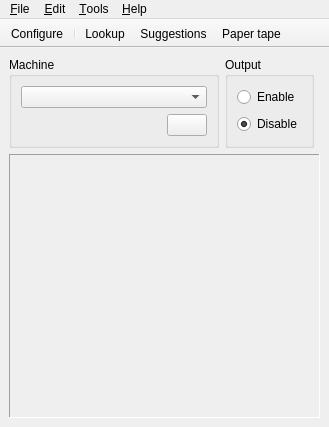
<?xml version="1.0" encoding="UTF-8"?>
<ui version="4.0">
 <class>MainWindow</class>
 <widget class="QMainWindow" name="MainWindow">
  <property name="enabled">
   <bool>true</bool>
  </property>
  <property name="geometry">
   <rect>
    <x>0</x>
    <y>0</y>
    <width>329</width>
    <height>427</height>
   </rect>
  </property>
  <property name="minimumSize">
   <size>
    <width>250</width>
    <height>0</height>
   </size>
  </property>
  <property name="windowTitle">
   <string notr="true">Plover</string>
  </property>
  <property name="windowIcon">
   <iconset resource="resources/resources.qrc">
    <normaloff>:/plover.png</normaloff>:/plover.png</iconset>
  </property>
  <widget class="QWidget" name="centralwidget">
   <property name="sizePolicy">
    <sizepolicy hsizetype="MinimumExpanding" vsizetype="MinimumExpanding">
     <horstretch>0</horstretch>
     <verstretch>0</verstretch>
    </sizepolicy>
   </property>
   <property name="minimumSize">
    <size>
     <width>0</width>
     <height>0</height>
    </size>
   </property>
   <layout class="QGridLayout" name="gridLayout">
    <item row="0" column="0">
     <widget class="QGroupBox" name="groupBox">
      <property name="sizePolicy">
       <sizepolicy hsizetype="MinimumExpanding" vsizetype="Preferred">
        <horstretch>0</horstretch>
        <verstretch>0</verstretch>
       </sizepolicy>
      </property>
      <property name="title">
       <string>Machine</string>
      </property>
      <layout class="QGridLayout" name="gridLayout_2">
       <item row="2" column="0">
        <widget class="QLabel" name="machine_state">
         <property name="text">
          <string/>
         </property>
        </widget>
       </item>
       <item row="2" column="1">
        <widget class="QPushButton" name="reconnect">
         <property name="sizePolicy">
          <sizepolicy hsizetype="Fixed" vsizetype="Fixed">
           <horstretch>0</horstretch>
           <verstretch>0</verstretch>
          </sizepolicy>
         </property>
         <property name="toolTip">
          <string>Disconnect and reconnect the machine.</string>
         </property>
         <property name="text">
          <string/>
         </property>
         <property name="icon">
          <iconset resource="resources/resources.qrc">
           <normaloff>:/reconnect.svg</normaloff>:/reconnect.svg</iconset>
         </property>
        </widget>
       </item>
       <item row="0" column="0" colspan="2">
        <widget class="QComboBox" name="machine_type">
         <property name="sizePolicy">
          <sizepolicy hsizetype="Expanding" vsizetype="Fixed">
           <horstretch>0</horstretch>
           <verstretch>0</verstretch>
          </sizepolicy>
         </property>
        </widget>
       </item>
      </layout>
     </widget>
    </item>
    <item row="2" column="0" colspan="3">
     <widget class="QScrollArea" name="scroll_area">
      <property name="frameShape">
       <enum>QFrame::Panel</enum>
      </property>
      <property name="widgetResizable">
       <bool>true</bool>
      </property>
      <widget class="QWidget" name="dictionaries">
       <property name="geometry">
        <rect>
         <x>0</x>
         <y>0</y>
         <width>311</width>
         <height>233</height>
        </rect>
       </property>
      </widget>
     </widget>
    </item>
    <item row="0" column="1">
     <widget class="QGroupBox" name="groupBox">
      <property name="sizePolicy">
       <sizepolicy hsizetype="Minimum" vsizetype="Preferred">
        <horstretch>0</horstretch>
        <verstretch>0</verstretch>
       </sizepolicy>
      </property>
      <property name="title">
       <string>Output</string>
      </property>
      <layout class="QGridLayout" name="gridLayout_3">
       <item row="0" column="0">
        <widget class="QRadioButton" name="output_enable">
         <property name="text">
          <string>Enable</string>
         </property>
        </widget>
       </item>
       <item row="1" column="0">
        <widget class="QRadioButton" name="output_disable">
         <property name="text">
          <string>Disable</string>
         </property>
         <property name="checked">
          <bool>true</bool>
         </property>
        </widget>
       </item>
      </layout>
     </widget>
    </item>
   </layout>
  </widget>
  <widget class="QMenuBar" name="menubar">
   <property name="geometry">
    <rect>
     <x>0</x>
     <y>0</y>
     <width>329</width>
     <height>25</height>
    </rect>
   </property>
   <widget class="QMenu" name="menu_File">
    <property name="title">
     <string>&amp;File</string>
    </property>
    <addaction name="action_ToggleOutput"/>
    <addaction name="action_Reconnect"/>
    <addaction name="separator"/>
    <addaction name="action_Configure"/>
    <addaction name="separator"/>
    <addaction name="action_Show"/>
    <addaction name="action_Quit"/>
   </widget>
   <widget class="QMenu" name="menu_Tools">
    <property name="title">
     <string>&amp;Tools</string>
    </property>
    <addaction name="action_Lookup"/>
    <addaction name="action_NewTranslation"/>
    <addaction name="action_PaperTape"/>
    <addaction name="action_Suggestions"/>
   </widget>
   <widget class="QMenu" name="menu_Help">
    <property name="title">
     <string>&amp;Help</string>
    </property>
    <addaction name="action_About"/>
   </widget>
   <widget class="QMenu" name="menu_Edit">
    <property name="title">
     <string>&amp;Edit</string>
    </property>
   </widget>
   <addaction name="menu_File"/>
   <addaction name="menu_Edit"/>
   <addaction name="menu_Tools"/>
   <addaction name="menu_Help"/>
  </widget>
  <widget class="QToolBar" name="toolBar">
   <property name="windowTitle">
    <string>Plover: Toolbar</string>
   </property>
   <property name="movable">
    <bool>false</bool>
   </property>
   <property name="toolButtonStyle">
    <enum>Qt::ToolButtonTextUnderIcon</enum>
   </property>
   <property name="floatable">
    <bool>false</bool>
   </property>
   <attribute name="toolBarArea">
    <enum>TopToolBarArea</enum>
   </attribute>
   <attribute name="toolBarBreak">
    <bool>false</bool>
   </attribute>
   <addaction name="action_Configure"/>
   <addaction name="separator"/>
   <addaction name="action_Lookup"/>
   <addaction name="action_Suggestions"/>
   <addaction name="action_PaperTape"/>
  </widget>
  <action name="action_Quit">
   <property name="text">
    <string>&amp;Quit Plover</string>
   </property>
   <property name="toolTip">
    <string>Quit the application.</string>
   </property>
   <property name="shortcut">
    <string>Ctrl+Q</string>
   </property>
  </action>
  <action name="action_Configure">
   <property name="icon">
    <iconset resource="resources/resources.qrc">
     <normaloff>:/settings.svg</normaloff>:/settings.svg</iconset>
   </property>
   <property name="text">
    <string>&amp;Configure</string>
   </property>
   <property name="toolTip">
    <string>Open the configuration dialog.</string>
   </property>
   <property name="shortcut">
    <string>Ctrl+,</string>
   </property>
  </action>
  <action name="action_NewTranslation">
   <property name="icon">
    <iconset resource="resources/resources.qrc">
     <normaloff>:/new.svg</normaloff>:/new.svg</iconset>
   </property>
   <property name="text">
    <string>&amp;New translation</string>
   </property>
   <property name="toolTip">
    <string>Open the new translation dialog.</string>
   </property>
   <property name="shortcut">
    <string>Ctrl+N</string>
   </property>
  </action>
  <action name="action_Lookup">
   <property name="icon">
    <iconset resource="resources/resources.qrc">
     <normaloff>:/search.svg</normaloff>:/search.svg</iconset>
   </property>
   <property name="text">
    <string>&amp;Lookup</string>
   </property>
   <property name="toolTip">
    <string>Open the lookup dialog.</string>
   </property>
   <property name="shortcut">
    <string>Ctrl+L</string>
   </property>
  </action>
  <action name="action_PaperTape">
   <property name="icon">
    <iconset resource="resources/resources.qrc">
     <normaloff>:/tape.svg</normaloff>:/tape.svg</iconset>
   </property>
   <property name="text">
    <string>Paper &amp;tape</string>
   </property>
   <property name="toolTip">
    <string>Open the paper tape.</string>
   </property>
   <property name="shortcut">
    <string>Ctrl+T</string>
   </property>
  </action>
  <action name="action_Suggestions">
   <property name="icon">
    <iconset resource="resources/resources.qrc">
     <normaloff>:/suggestions.svg</normaloff>:/suggestions.svg</iconset>
   </property>
   <property name="text">
    <string>&amp;Suggestions</string>
   </property>
   <property name="toolTip">
    <string>Open the suggestions dialog.</string>
   </property>
   <property name="shortcut">
    <string>Ctrl+J</string>
   </property>
  </action>
  <action name="action_About">
   <property name="text">
    <string>&amp;About</string>
   </property>
   <property name="toolTip">
    <string>Open the about dialog.</string>
   </property>
  </action>
  <action name="action_Reconnect">
   <property name="icon">
    <iconset resource="resources/resources.qrc">
     <normaloff>:/reconnect.svg</normaloff>:/reconnect.svg</iconset>
   </property>
   <property name="text">
    <string>&amp;Reconnect machine</string>
   </property>
   <property name="toolTip">
    <string>Disconnect and reconnect the machine.</string>
   </property>
   <property name="shortcut">
    <string>Ctrl+R</string>
   </property>
  </action>
  <action name="action_Show">
   <property name="text">
    <string>&amp;Show</string>
   </property>
   <property name="toolTip">
    <string>Show the main window.</string>
   </property>
  </action>
  <action name="action_ToggleOutput">
   <property name="checkable">
    <bool>true</bool>
   </property>
   <property name="text">
    <string>Toggle &amp;output</string>
   </property>
   <property name="toolTip">
    <string>Toggle the output.</string>
   </property>
   <property name="shortcut">
    <string>Ctrl+.</string>
   </property>
  </action>
 </widget>
 <resources>
  <include location="resources/resources.qrc"/>
 </resources>
 <connections>
  <connection>
   <sender>action_Reconnect</sender>
   <signal>triggered()</signal>
   <receiver>MainWindow</receiver>
   <slot>on_reconnect()</slot>
   <hints>
    <hint type="sourcelabel">
     <x>-1</x>
     <y>-1</y>
    </hint>
    <hint type="destinationlabel">
     <x>399</x>
     <y>299</y>
    </hint>
   </hints>
  </connection>
  <connection>
   <sender>action_NewTranslation</sender>
   <signal>triggered()</signal>
   <receiver>MainWindow</receiver>
   <slot>on_add_translation()</slot>
   <hints>
    <hint type="sourcelabel">
     <x>-1</x>
     <y>-1</y>
    </hint>
    <hint type="destinationlabel">
     <x>140</x>
     <y>57</y>
    </hint>
   </hints>
  </connection>
  <connection>
   <sender>action_Configure</sender>
   <signal>triggered()</signal>
   <receiver>MainWindow</receiver>
   <slot>on_configure()</slot>
   <hints>
    <hint type="sourcelabel">
     <x>-1</x>
     <y>-1</y>
    </hint>
    <hint type="destinationlabel">
     <x>140</x>
     <y>57</y>
    </hint>
   </hints>
  </connection>
  <connection>
   <sender>action_Show</sender>
   <signal>triggered()</signal>
   <receiver>MainWindow</receiver>
   <slot>on_show()</slot>
   <hints>
    <hint type="sourcelabel">
     <x>-1</x>
     <y>-1</y>
    </hint>
    <hint type="destinationlabel">
     <x>124</x>
     <y>46</y>
    </hint>
   </hints>
  </connection>
  <connection>
   <sender>action_PaperTape</sender>
   <signal>triggered()</signal>
   <receiver>MainWindow</receiver>
   <slot>on_paper_tape()</slot>
   <hints>
    <hint type="sourcelabel">
     <x>-1</x>
     <y>-1</y>
    </hint>
    <hint type="destinationlabel">
     <x>124</x>
     <y>46</y>
    </hint>
   </hints>
  </connection>
  <connection>
   <sender>action_Suggestions</sender>
   <signal>triggered()</signal>
   <receiver>MainWindow</receiver>
   <slot>on_suggestions()</slot>
   <hints>
    <hint type="sourcelabel">
     <x>-1</x>
     <y>-1</y>
    </hint>
    <hint type="destinationlabel">
     <x>124</x>
     <y>46</y>
    </hint>
   </hints>
  </connection>
  <connection>
   <sender>action_Lookup</sender>
   <signal>triggered()</signal>
   <receiver>MainWindow</receiver>
   <slot>on_lookup()</slot>
   <hints>
    <hint type="sourcelabel">
     <x>-1</x>
     <y>-1</y>
    </hint>
    <hint type="destinationlabel">
     <x>124</x>
     <y>46</y>
    </hint>
   </hints>
  </connection>
  <connection>
   <sender>action_ToggleOutput</sender>
   <signal>triggered(bool)</signal>
   <receiver>MainWindow</receiver>
   <slot>on_toggle_output(bool)</slot>
   <hints>
    <hint type="sourcelabel">
     <x>-1</x>
     <y>-1</y>
    </hint>
    <hint type="destinationlabel">
     <x>124</x>
     <y>61</y>
    </hint>
   </hints>
  </connection>
  <connection>
   <sender>action_About</sender>
   <signal>triggered()</signal>
   <receiver>MainWindow</receiver>
   <slot>on_about()</slot>
   <hints>
    <hint type="sourcelabel">
     <x>-1</x>
     <y>-1</y>
    </hint>
    <hint type="destinationlabel">
     <x>128</x>
     <y>61</y>
    </hint>
   </hints>
  </connection>
  <connection>
   <sender>machine_type</sender>
   <signal>activated(QString)</signal>
   <receiver>MainWindow</receiver>
   <slot>on_machine_changed(QString)</slot>
   <hints>
    <hint type="sourcelabel">
     <x>86</x>
     <y>71</y>
    </hint>
    <hint type="destinationlabel">
     <x>167</x>
     <y>148</y>
    </hint>
   </hints>
  </connection>
  <connection>
   <sender>output_disable</sender>
   <signal>clicked()</signal>
   <receiver>MainWindow</receiver>
   <slot>on_disable_output()</slot>
   <hints>
    <hint type="sourcelabel">
     <x>248</x>
     <y>139</y>
    </hint>
    <hint type="destinationlabel">
     <x>154</x>
     <y>159</y>
    </hint>
   </hints>
  </connection>
  <connection>
   <sender>output_enable</sender>
   <signal>clicked()</signal>
   <receiver>MainWindow</receiver>
   <slot>on_enable_output()</slot>
   <hints>
    <hint type="sourcelabel">
     <x>248</x>
     <y>114</y>
    </hint>
    <hint type="destinationlabel">
     <x>154</x>
     <y>159</y>
    </hint>
   </hints>
  </connection>
  <connection>
   <sender>reconnect</sender>
   <signal>clicked()</signal>
   <receiver>MainWindow</receiver>
   <slot>on_reconnect()</slot>
   <hints>
    <hint type="sourcelabel">
     <x>171</x>
     <y>143</y>
    </hint>
    <hint type="destinationlabel">
     <x>154</x>
     <y>159</y>
    </hint>
   </hints>
  </connection>
 </connections>
 <slots>
  <slot>on_reconnect()</slot>
  <slot>on_add_translation()</slot>
  <slot>on_configure()</slot>
  <slot>on_manage_dictionaries()</slot>
  <slot>on_lookup()</slot>
  <slot>on_paper_tape()</slot>
  <slot>on_suggestions()</slot>
  <slot>on_quit()</slot>
  <slot>on_toggle_output(bool)</slot>
  <slot>on_about()</slot>
  <slot>on_show_hide()</slot>
  <slot>on_machine_changed(QString)</slot>
  <slot>on_enable_output()</slot>
  <slot>on_disable_output()</slot>
 </slots>
</ui>
